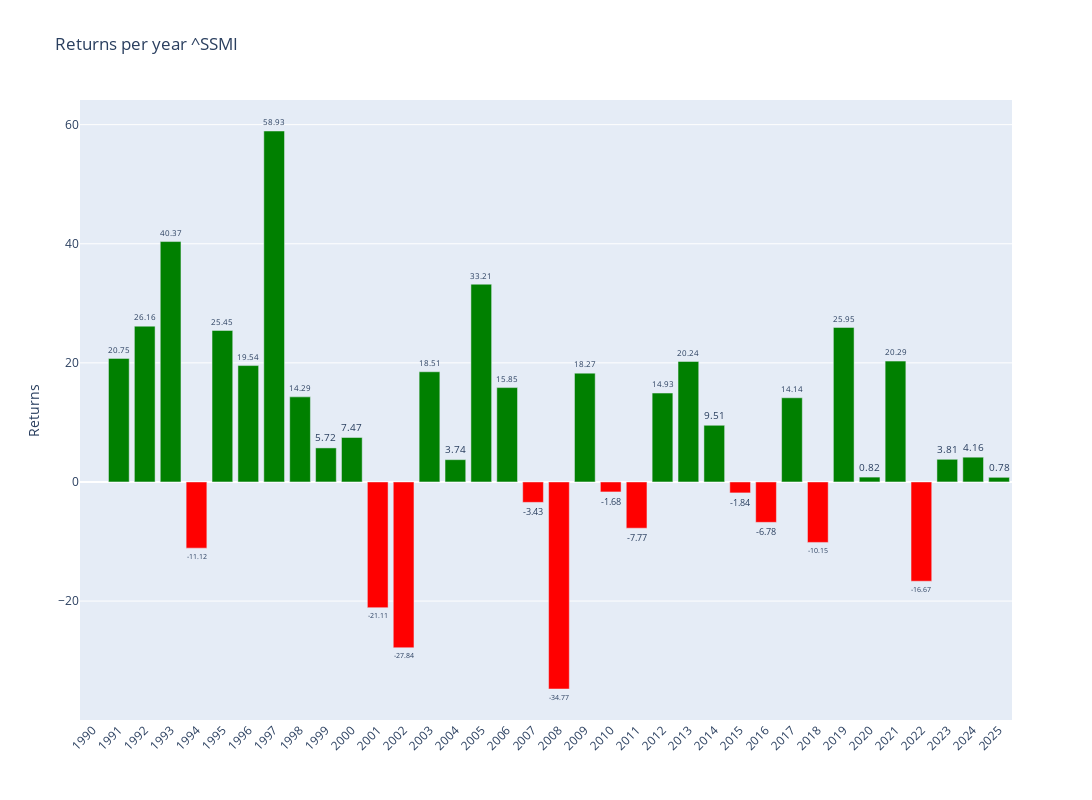

The notebook cell this image was saved under:
### Code cell
# Plotly
fig = make_subplots()

# Add colors
colors = ['green' if x >= 0 else 'red' for x in annual_data['Return']]

# Graph (1,1)
fig.add_trace(go.Bar(y=annual_data['Return'],x=annual_data['Return'].index,text=round(annual_data['Return'],2),textposition='outside',marker_color=colors,hoverinfo='skip'),row=1,col=1)

# Update xaxis properties
fig.update_yaxes(title_text="Returns", row=1, col=1)

fig.update_layout(xaxis=dict(tickvals=annual_data.index,tickangle=-45),height=800, width=1300,title=f"Returns per year {ticker}")

fig.show()

### Figure 1 — Plotly figure (JSON) as saved in the notebook; plotly's stock layout.template omitted (floating-point values rounded to 4 significant figures)
{"data": [{"hoverinfo": "skip", "marker": {"color": ["red", "green", "green", "green", "red", "green", "green", "green", "green", "green", "green", "red", "red", "green", "green", "green", "green", "red", "red", "green", "red", "red", "green", "green", "green", "red", "red", "green", "red", "green", "green", "green", "red", "green", "green", "green"]}, "text": [null, 20.75, 26.16, 40.37, -11.12, 25.45, 19.54, 58.93, 14.29, 5.72, 7.47, -21.11, -27.84, 18.51, 3.74, 33.21, 15.85, -3.43, -34.77, 18.27, -1.68, -7.77, 14.93, 20.24, 9.51, -1.84, -6.78, 14.14, -10.15, 25.95, 0.82, 20.29, -16.67, 3.81, 4.16, 0.78], "textposition": "outside", "type": "bar", "x": [1990, 1991, 1992, 1993, 1994, 1995, 1996, 1997, 1998, 1999, 2000, 2001, 2002, 2003, 2004, 2005, 2006, 2007, 2008, 2009, 2010, 2011, 2012, 2013, 2014, 2015, 2016, 2017, 2018, 2019, 2020, 2021, 2022, 2023, 2024, 2025], "xaxis": "x", "y": [null, 20.75, 26.16, 40.37, -11.12, 25.45, 19.54, 58.93, 14.29, 5.717, 7.468, -21.11, -27.84, 18.51, 3.743, 33.21, 15.85, -3.428, -34.77, 18.27, -1.678, -7.766, 14.93, 20.24, 9.513, -1.84, -6.784, 14.14, -10.15, 25.95, 0.8154, 20.29, -16.67, 3.806, 4.158, 0.7778], "yaxis": "y"}], "layout": {"height": 800, "title": {"text": "Returns per year ^SSMI"}, "width": 1300, "xaxis": {"anchor": "y", "domain": [0, 1], "tickangle": -45, "tickvals": [1990, 1991, 1992, 1993, 1994, 1995, 1996, 1997, 1998, 1999, 2000, 2001, 2002, 2003, 2004, 2005, 2006, 2007, 2008, 2009, 2010, 2011, 2012, 2013, 2014, 2015, 2016, 2017, 2018, 2019, 2020, 2021, 2022, 2023, 2024, 2025]}, "yaxis": {"anchor": "x", "domain": [0, 1], "title": {"text": "Returns"}}}}
